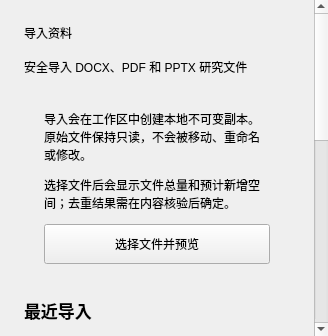
<?xml version="1.0" encoding="UTF-8"?>
<ui version="4.0">
 <class>ImportsPage</class>
 <widget class="QWidget" name="importsPage">
  <layout class="QVBoxLayout" name="importsRootVerticalLayout">
   <property name="leftMargin"><number>0</number></property>
   <property name="topMargin"><number>0</number></property>
   <property name="rightMargin"><number>0</number></property>
   <property name="bottomMargin"><number>0</number></property>
   <item>
    <widget class="QScrollArea" name="importsScrollArea">
     <property name="widgetResizable"><bool>true</bool></property>
     <property name="horizontalScrollBarPolicy"><enum>Qt::ScrollBarAlwaysOff</enum></property>
     <property name="verticalScrollBarPolicy"><enum>Qt::ScrollBarAsNeeded</enum></property>
     <property name="frameShape"><enum>QFrame::NoFrame</enum></property>
     <widget class="QWidget" name="importsContentWidget">
      <property name="minimumSize"><size><width>0</width><height>820</height></size></property>
      <layout class="QVBoxLayout" name="importsContentVerticalLayout">
       <property name="leftMargin"><number>24</number></property>
       <property name="topMargin"><number>24</number></property>
       <property name="rightMargin"><number>24</number></property>
       <property name="bottomMargin"><number>24</number></property>
       <property name="spacing"><number>16</number></property>
       <item><widget class="QLabel" name="pageTitleLabel"><property name="text"><string>导入资料</string></property></widget></item>
       <item><widget class="QLabel" name="pageSubtitleLabel"><property name="text"><string>安全导入 DOCX、PDF 和 PPTX 研究文件</string></property></widget></item>
       <item>
        <widget class="QFrame" name="importDisclosureCard">
         <property name="card" stdset="0"><bool>true</bool></property>
         <layout class="QVBoxLayout" name="importDisclosureVerticalLayout">
          <property name="leftMargin"><number>20</number></property><property name="topMargin"><number>18</number></property><property name="rightMargin"><number>20</number></property><property name="bottomMargin"><number>18</number></property><property name="spacing"><number>10</number></property>
          <item><widget class="QLabel" name="importStorageDisclosureLabel"><property name="text"><string>导入会在工作区中创建本地不可变副本。原始文件保持只读，不会被移动、重命名或修改。</string></property><property name="wordWrap"><bool>true</bool></property><property name="minimumSize"><size><width>0</width><height>44</height></size></property></widget></item>
          <item><widget class="QLabel" name="storageEstimateHelpLabel"><property name="text"><string>选择文件后会显示文件总量和预计新增空间；去重结果需在内容核验后确定。</string></property><property name="wordWrap"><bool>true</bool></property><property name="minimumSize"><size><width>0</width><height>40</height></size></property></widget></item>
          <item><widget class="QPushButton" name="selectImportFilesButton"><property name="text"><string>选择文件并预览</string></property><property name="minimumSize"><size><width>180</width><height>40</height></size></property><property name="maximumSize"><size><width>240</width><height>40</height></size></property></widget></item>
         </layout>
        </widget>
       </item>
       <item><widget class="QLabel" name="recentImportsTitleLabel"><property name="text"><string>最近导入</string></property><property name="font"><font><pointsize>13</pointsize><bold>true</bold></font></property></widget></item>
       <item>
        <widget class="QTableWidget" name="recentImportsTable">
         <property name="minimumSize"><size><width>0</width><height>280</height></size></property>
         <property name="horizontalScrollBarPolicy"><enum>Qt::ScrollBarAsNeeded</enum></property>
         <property name="horizontalScrollMode"><enum>QAbstractItemView::ScrollPerPixel</enum></property>
         <property name="editTriggers"><set>QAbstractItemView::NoEditTriggers</set></property>
         <property name="selectionBehavior"><enum>QAbstractItemView::SelectRows</enum></property>
         <property name="columnCount"><number>2</number></property>
         <attribute name="horizontalHeaderDefaultSectionSize"><number>520</number></attribute>
         <column><property name="text"><string>文件名</string></property></column>
         <column><property name="text"><string>状态</string></property></column>
        </widget>
       </item>
       <item><widget class="QLabel" name="importScopeHelpLabel"><property name="text"><string>当前版本只处理用户明确选择的文件，不扫描磁盘或自动监控目录。</string></property><property name="wordWrap"><bool>true</bool></property><property name="minimumSize"><size><width>0</width><height>40</height></size></property></widget></item>
       <item><spacer name="importsVerticalSpacer"><property name="orientation"><enum>Qt::Vertical</enum></property><property name="sizeHint" stdset="0"><size><width>20</width><height>120</height></size></property></spacer></item>
      </layout>
     </widget>
    </widget>
   </item>
  </layout>
 </widget>
 <resources/><connections/>
</ui>
